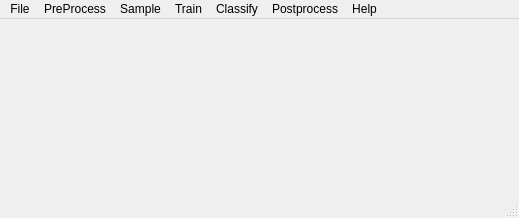
<?xml version="1.0" encoding="UTF-8"?>
<ui version="4.0">
 <class>MainWindow</class>
 <widget class="QMainWindow" name="MainWindow">
  <property name="geometry">
   <rect>
    <x>0</x>
    <y>0</y>
    <width>519</width>
    <height>218</height>
   </rect>
  </property>
  <property name="windowTitle">
   <string>RS Imagery Deep Learning Process System</string>
  </property>
  <widget class="QWidget" name="centralwidget"/>
  <widget class="QMenuBar" name="menubar">
   <property name="geometry">
    <rect>
     <x>0</x>
     <y>0</y>
     <width>519</width>
     <height>20</height>
    </rect>
   </property>
   <property name="defaultUp">
    <bool>true</bool>
   </property>
   <property name="nativeMenuBar">
    <bool>false</bool>
   </property>
   <widget class="QMenu" name="menuFile">
    <property name="title">
     <string>File</string>
    </property>
    <addaction name="actionOpen"/>
    <addaction name="actionExit"/>
   </widget>
   <widget class="QMenu" name="menuPrepocess">
    <property name="title">
     <string>PreProcess</string>
    </property>
    <addaction name="actionLabel_check"/>
    <addaction name="actionImage_strech"/>
    <addaction name="actionImage_Clip"/>
   </widget>
   <widget class="QMenu" name="menuTrain">
    <property name="title">
     <string>Train</string>
    </property>
    <addaction name="actionTrain_Binary_Jaccard"/>
    <addaction name="actionTrain_Binary_JaccCross"/>
    <addaction name="actionTrain_Binary_Cross_entropy"/>
    <addaction name="actionTrain_Binary_Onehot_Cross"/>
    <addaction name="actionTrain_Multiclass"/>
    <addaction name="actionTrain_Binary_new"/>
   </widget>
   <widget class="QMenu" name="menuClassify">
    <property name="title">
     <string>Classify</string>
    </property>
    <addaction name="actionPredict_Binary_Single"/>
    <addaction name="actionPredict_Binary_Batch"/>
    <addaction name="actionPredict_Multiclass_Single"/>
    <addaction name="actionPredict_Multiclass_Batch"/>
   </widget>
   <widget class="QMenu" name="menuHelp">
    <property name="title">
     <string>Help</string>
    </property>
    <addaction name="actionAbout"/>
   </widget>
   <widget class="QMenu" name="menuSampleProduce">
    <property name="title">
     <string>Sample</string>
    </property>
    <addaction name="actionSampleGenCommon"/>
    <addaction name="actionSample_gen_Self_adapt"/>
   </widget>
   <widget class="QMenu" name="menuPostproc">
    <property name="title">
     <string>Postprocess</string>
    </property>
    <addaction name="actionCombineSingleModelReults"/>
    <addaction name="action_VoteMultiModelResults"/>
    <addaction name="actionAccuracyEvaluation"/>
    <addaction name="actionBinarization"/>
    <addaction name="actionRasterToPolygon"/>
   </widget>
   <addaction name="menuFile"/>
   <addaction name="menuPrepocess"/>
   <addaction name="menuSampleProduce"/>
   <addaction name="menuTrain"/>
   <addaction name="menuClassify"/>
   <addaction name="menuPostproc"/>
   <addaction name="menuHelp"/>
  </widget>
  <widget class="QStatusBar" name="statusbar"/>
  <action name="actionLabel_check">
   <property name="text">
    <string>Label Check</string>
   </property>
  </action>
  <action name="actionImage_strech">
   <property name="text">
    <string>Image Stretch</string>
   </property>
  </action>
  <action name="actionSampleGenCommon">
   <property name="text">
    <string>Sample Generate</string>
   </property>
  </action>
  <action name="actionCombineSingleModelReults">
   <property name="text">
    <string notr="true">Combine multiclass</string>
   </property>
  </action>
  <action name="action_VoteMultiModelResults">
   <property name="text">
    <string notr="true">Vote Results</string>
   </property>
  </action>
  <action name="actionAccuracyEvaluation">
   <property name="text">
    <string notr="true">Accuracy Evaluate</string>
   </property>
  </action>
  <action name="actionSampleGenByCV2">
   <property name="text">
    <string>SampleGenByCV2</string>
   </property>
  </action>
  <action name="actionImage_Clip">
   <property name="text">
    <string>Image Clip</string>
   </property>
  </action>
  <action name="actionMismatch_Analyze">
   <property name="text">
    <string>Mismatch Analyze</string>
   </property>
  </action>
  <action name="actionTrain_Binary_Jaccard">
   <property name="text">
    <string>Train Binary Jaccard</string>
   </property>
  </action>
  <action name="actionTrain_Binary_JaccCross">
   <property name="text">
    <string>Train Binary JaccCross</string>
   </property>
  </action>
  <action name="actionTrain_Binary_Cross_entropy">
   <property name="text">
    <string>Train Binary Cross-entropy</string>
   </property>
  </action>
  <action name="actionTrain_Multiclass">
   <property name="text">
    <string>Train Multiclass</string>
   </property>
  </action>
  <action name="actionTrain_Binary_Onehot_Cross">
   <property name="text">
    <string>Train Binary Onehot Cross</string>
   </property>
  </action>
  <action name="actionPredict_Binary_Single">
   <property name="text">
    <string>Predict Binary Single</string>
   </property>
  </action>
  <action name="actionPredict_Multiclass_Single">
   <property name="text">
    <string>Predict Multiclass Single</string>
   </property>
  </action>
  <action name="actionPredict_Binary_Batch">
   <property name="text">
    <string>Predict Binary Batch</string>
   </property>
  </action>
  <action name="actionPredict_Multiclass_Batch">
   <property name="text">
    <string>Predict Multiclass Batch</string>
   </property>
  </action>
  <action name="actionPredict_Multiclass">
   <property name="text">
    <string>Predict Multiclass</string>
   </property>
  </action>
  <action name="actionAbout">
   <property name="text">
    <string>About</string>
   </property>
  </action>
  <action name="actionOpen">
   <property name="text">
    <string>Open Raster</string>
   </property>
  </action>
  <action name="actionExit">
   <property name="text">
    <string>Exit</string>
   </property>
  </action>
  <action name="actionTrain_Binary_new">
   <property name="text">
    <string>Train Binary new</string>
   </property>
  </action>
  <action name="actionBinarization">
   <property name="text">
    <string>Binarization</string>
   </property>
  </action>
  <action name="actionSample_gen_Self_adapt">
   <property name="text">
    <string>Sample_gen Self_adapt</string>
   </property>
  </action>
  <action name="actionRasterToPolygon">
   <property name="text">
    <string>RasterToPolygon</string>
   </property>
  </action>
 </widget>
 <resources/>
 <connections>
  <connection>
   <sender>actionLabel_check</sender>
   <signal>triggered()</signal>
   <receiver>MainWindow</receiver>
   <slot>for_action_label_check()</slot>
   <hints>
    <hint type="sourcelabel">
     <x>-1</x>
     <y>-1</y>
    </hint>
    <hint type="destinationlabel">
     <x>257</x>
     <y>202</y>
    </hint>
   </hints>
  </connection>
  <connection>
   <sender>actionImage_strech</sender>
   <signal>triggered()</signal>
   <receiver>MainWindow</receiver>
   <slot>for_action_image_stretch()</slot>
   <hints>
    <hint type="sourcelabel">
     <x>-1</x>
     <y>-1</y>
    </hint>
    <hint type="destinationlabel">
     <x>257</x>
     <y>202</y>
    </hint>
   </hints>
  </connection>
  <connection>
   <sender>actionImage_Clip</sender>
   <signal>triggered()</signal>
   <receiver>MainWindow</receiver>
   <slot>slot_actiong_image_clip()</slot>
   <hints>
    <hint type="sourcelabel">
     <x>-1</x>
     <y>-1</y>
    </hint>
    <hint type="destinationlabel">
     <x>257</x>
     <y>202</y>
    </hint>
   </hints>
  </connection>
  <connection>
   <sender>actionSampleGenCommon</sender>
   <signal>triggered()</signal>
   <receiver>MainWindow</receiver>
   <slot>slot_action_sampleGenCommon()</slot>
   <hints>
    <hint type="sourcelabel">
     <x>-1</x>
     <y>-1</y>
    </hint>
    <hint type="destinationlabel">
     <x>257</x>
     <y>202</y>
    </hint>
   </hints>
  </connection>
  <connection>
   <sender>actionTrain_Binary_JaccCross</sender>
   <signal>triggered()</signal>
   <receiver>MainWindow</receiver>
   <slot>slot_action_trainBinaryJaccCross()</slot>
   <hints>
    <hint type="sourcelabel">
     <x>-1</x>
     <y>-1</y>
    </hint>
    <hint type="destinationlabel">
     <x>257</x>
     <y>202</y>
    </hint>
   </hints>
  </connection>
  <connection>
   <sender>actionTrain_Binary_Cross_entropy</sender>
   <signal>triggered()</signal>
   <receiver>MainWindow</receiver>
   <slot>slot_action_trainBinaryCrossentropy()</slot>
   <hints>
    <hint type="sourcelabel">
     <x>-1</x>
     <y>-1</y>
    </hint>
    <hint type="destinationlabel">
     <x>257</x>
     <y>202</y>
    </hint>
   </hints>
  </connection>
  <connection>
   <sender>actionTrain_Binary_Jaccard</sender>
   <signal>triggered()</signal>
   <receiver>MainWindow</receiver>
   <slot>slot_action_trainBinaryJaccard()</slot>
   <hints>
    <hint type="sourcelabel">
     <x>-1</x>
     <y>-1</y>
    </hint>
    <hint type="destinationlabel">
     <x>257</x>
     <y>202</y>
    </hint>
   </hints>
  </connection>
  <connection>
   <sender>actionTrain_Binary_Onehot_Cross</sender>
   <signal>triggered()</signal>
   <receiver>MainWindow</receiver>
   <slot>slot_action_trainBinaryOnehot()</slot>
   <hints>
    <hint type="sourcelabel">
     <x>-1</x>
     <y>-1</y>
    </hint>
    <hint type="destinationlabel">
     <x>257</x>
     <y>202</y>
    </hint>
   </hints>
  </connection>
  <connection>
   <sender>actionTrain_Multiclass</sender>
   <signal>triggered()</signal>
   <receiver>MainWindow</receiver>
   <slot>slot_action_trainMulticlass()</slot>
   <hints>
    <hint type="sourcelabel">
     <x>-1</x>
     <y>-1</y>
    </hint>
    <hint type="destinationlabel">
     <x>257</x>
     <y>202</y>
    </hint>
   </hints>
  </connection>
  <connection>
   <sender>actionPredict_Binary_Single</sender>
   <signal>triggered()</signal>
   <receiver>MainWindow</receiver>
   <slot>slot_action_predictBinarySingleImg()</slot>
   <hints>
    <hint type="sourcelabel">
     <x>-1</x>
     <y>-1</y>
    </hint>
    <hint type="destinationlabel">
     <x>257</x>
     <y>202</y>
    </hint>
   </hints>
  </connection>
  <connection>
   <sender>actionPredict_Multiclass_Single</sender>
   <signal>triggered()</signal>
   <receiver>MainWindow</receiver>
   <slot>slot_action_predictMulticlassSingleImg()</slot>
   <hints>
    <hint type="sourcelabel">
     <x>-1</x>
     <y>-1</y>
    </hint>
    <hint type="destinationlabel">
     <x>257</x>
     <y>202</y>
    </hint>
   </hints>
  </connection>
  <connection>
   <sender>actionPredict_Binary_Batch</sender>
   <signal>triggered()</signal>
   <receiver>MainWindow</receiver>
   <slot>slot_action_predictBinaryBatch()</slot>
   <hints>
    <hint type="sourcelabel">
     <x>-1</x>
     <y>-1</y>
    </hint>
    <hint type="destinationlabel">
     <x>257</x>
     <y>202</y>
    </hint>
   </hints>
  </connection>
  <connection>
   <sender>actionPredict_Multiclass_Batch</sender>
   <signal>triggered()</signal>
   <receiver>MainWindow</receiver>
   <slot>slot_action_predictMulticlassBatch()</slot>
   <hints>
    <hint type="sourcelabel">
     <x>-1</x>
     <y>-1</y>
    </hint>
    <hint type="destinationlabel">
     <x>257</x>
     <y>202</y>
    </hint>
   </hints>
  </connection>
  <connection>
   <sender>actionCombineSingleModelReults</sender>
   <signal>triggered()</signal>
   <receiver>MainWindow</receiver>
   <slot>slot_action_combineMulticlassFromSingleModel()</slot>
   <hints>
    <hint type="sourcelabel">
     <x>-1</x>
     <y>-1</y>
    </hint>
    <hint type="destinationlabel">
     <x>257</x>
     <y>116</y>
    </hint>
   </hints>
  </connection>
  <connection>
   <sender>action_VoteMultiModelResults</sender>
   <signal>triggered()</signal>
   <receiver>MainWindow</receiver>
   <slot>slot_action_VoteMultimodleResults()</slot>
   <hints>
    <hint type="sourcelabel">
     <x>-1</x>
     <y>-1</y>
    </hint>
    <hint type="destinationlabel">
     <x>257</x>
     <y>116</y>
    </hint>
   </hints>
  </connection>
  <connection>
   <sender>actionAccuracyEvaluation</sender>
   <signal>triggered()</signal>
   <receiver>MainWindow</receiver>
   <slot>slot_action_accuracyEvaluate()</slot>
   <hints>
    <hint type="sourcelabel">
     <x>-1</x>
     <y>-1</y>
    </hint>
    <hint type="destinationlabel">
     <x>257</x>
     <y>116</y>
    </hint>
   </hints>
  </connection>
  <connection>
   <sender>actionOpen</sender>
   <signal>triggered()</signal>
   <receiver>MainWindow</receiver>
   <slot>slot_open_show()</slot>
   <hints>
    <hint type="sourcelabel">
     <x>-1</x>
     <y>-1</y>
    </hint>
    <hint type="destinationlabel">
     <x>257</x>
     <y>116</y>
    </hint>
   </hints>
  </connection>
  <connection>
   <sender>actionAbout</sender>
   <signal>triggered()</signal>
   <receiver>MainWindow</receiver>
   <slot>slot_action_about()</slot>
   <hints>
    <hint type="sourcelabel">
     <x>-1</x>
     <y>-1</y>
    </hint>
    <hint type="destinationlabel">
     <x>257</x>
     <y>116</y>
    </hint>
   </hints>
  </connection>
  <connection>
   <sender>actionExit</sender>
   <signal>triggered()</signal>
   <receiver>MainWindow</receiver>
   <slot>close()</slot>
   <hints>
    <hint type="sourcelabel">
     <x>-1</x>
     <y>-1</y>
    </hint>
    <hint type="destinationlabel">
     <x>257</x>
     <y>116</y>
    </hint>
   </hints>
  </connection>
  <connection>
   <sender>actionTrain_Binary_new</sender>
   <signal>triggered()</signal>
   <receiver>MainWindow</receiver>
   <slot>slot_action_trainBinaryNew()</slot>
   <hints>
    <hint type="sourcelabel">
     <x>-1</x>
     <y>-1</y>
    </hint>
    <hint type="destinationlabel">
     <x>289</x>
     <y>73</y>
    </hint>
   </hints>
  </connection>
  <connection>
   <sender>actionBinarization</sender>
   <signal>triggered()</signal>
   <receiver>MainWindow</receiver>
   <slot>slot_action_binarization()</slot>
   <hints>
    <hint type="sourcelabel">
     <x>-1</x>
     <y>-1</y>
    </hint>
    <hint type="destinationlabel">
     <x>259</x>
     <y>108</y>
    </hint>
   </hints>
  </connection>
  <connection>
   <sender>actionSample_gen_Self_adapt</sender>
   <signal>triggered()</signal>
   <receiver>MainWindow</receiver>
   <slot>slot_action_sampleGenSelfAdapt()</slot>
   <hints>
    <hint type="sourcelabel">
     <x>-1</x>
     <y>-1</y>
    </hint>
    <hint type="destinationlabel">
     <x>381</x>
     <y>97</y>
    </hint>
   </hints>
  </connection>
  <connection>
   <sender>actionRasterToPolygon</sender>
   <signal>triggered()</signal>
   <receiver>MainWindow</receiver>
   <slot>slot_action_rasterToPolygon()</slot>
   <hints>
    <hint type="sourcelabel">
     <x>-1</x>
     <y>-1</y>
    </hint>
    <hint type="destinationlabel">
     <x>259</x>
     <y>108</y>
    </hint>
   </hints>
  </connection>
 </connections>
 <slots>
  <slot>for_action_label_check()</slot>
  <slot>for_action_image_stretch()</slot>
  <slot>slot_actiong_image_clip()</slot>
  <slot>slot_action_sampleGenCommon()</slot>
  <slot>slot_action_trainBinaryJaccCross()</slot>
  <slot>slot_action_trainBinaryJaccard()</slot>
  <slot>slot_action_trainBinaryCrossentropy()</slot>
  <slot>slot_action_trainMulticlass()</slot>
  <slot>slot_action_trainBinaryOnehot()</slot>
  <slot>slot_action_predictBinarySingleImg()</slot>
  <slot>slot_action_predictMulticlassSingleImg()</slot>
  <slot>slot_action_predictBinaryBatch()</slot>
  <slot>slot_action_predictMulticlassBatch()</slot>
  <slot>slot_action_combineMulticlassFromSingleModel()</slot>
  <slot>slot_action_VoteMultimodleResults()</slot>
  <slot>slot_action_accuracyEvaluate()</slot>
  <slot>slot_open_show()</slot>
  <slot>slot_action_about()</slot>
  <slot>slot_action_trainBinaryNew()</slot>
  <slot>slot_action_binarization()</slot>
  <slot>slot_action_sampleGenSelfAdapt()</slot>
  <slot>slot_action_rasterToPolygon()</slot>
 </slots>
</ui>
